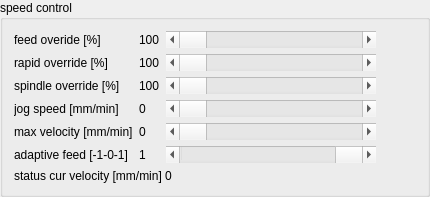
           <widget class="QGroupBox" name="groupBox_3">
            <property name="title">
             <string>speed control</string>
            </property>
            <layout class="QGridLayout" name="gridLayout_18">
             <item row="0" column="0">
              <layout class="QGridLayout" name="gridLayout_7">
               <item row="3" column="0">
                <widget class="QLabel" name="label_spindle_override">
                 <property name="text">
                  <string>spindle override [%]</string>
                 </property>
                </widget>
               </item>
               <item row="6" column="2">
                <widget class="QScrollBar" name="horizontalScrollBar_adaptive_feed">
                 <property name="sizePolicy">
                  <sizepolicy hsizetype="Preferred" vsizetype="Preferred">
                   <horstretch>0</horstretch>
                   <verstretch>0</verstretch>
                  </sizepolicy>
                 </property>
                 <property name="minimumSize">
                  <size>
                   <width>0</width>
                   <height>17</height>
                  </size>
                 </property>
                 <property name="minimum">
                  <number>-100</number>
                 </property>
                 <property name="maximum">
                  <number>100</number>
                 </property>
                 <property name="value">
                  <number>100</number>
                 </property>
                 <property name="orientation">
                  <enum>Qt::Horizontal</enum>
                 </property>
                </widget>
               </item>
               <item row="4" column="2">
                <widget class="QScrollBar" name="horizontalScrollBar_jog_speed">
                 <property name="sizePolicy">
                  <sizepolicy hsizetype="Preferred" vsizetype="Preferred">
                   <horstretch>0</horstretch>
                   <verstretch>0</verstretch>
                  </sizepolicy>
                 </property>
                 <property name="minimumSize">
                  <size>
                   <width>0</width>
                   <height>17</height>
                  </size>
                 </property>
                 <property name="maximum">
                  <number>3200</number>
                 </property>
                 <property name="value">
                  <number>0</number>
                 </property>
                 <property name="orientation">
                  <enum>Qt::Horizontal</enum>
                 </property>
                </widget>
               </item>
               <item row="3" column="1">
                <widget class="QLabel" name="label_spindle_override_value">
                 <property name="text">
                  <string>100</string>
                 </property>
                </widget>
               </item>
               <item row="4" column="0">
                <widget class="QLabel" name="label_jog_speed">
                 <property name="minimumSize">
                  <size>
                   <width>0</width>
                   <height>0</height>
                  </size>
                 </property>
                 <property name="text">
                  <string>jog speed [mm/min]</string>
                 </property>
                </widget>
               </item>
               <item row="2" column="0">
                <widget class="QLabel" name="label_rapid_override">
                 <property name="text">
                  <string>rapid override [%]</string>
                 </property>
                </widget>
               </item>
               <item row="1" column="2">
                <widget class="QScrollBar" name="horizontalScrollBar_feed_override">
                 <property name="sizePolicy">
                  <sizepolicy hsizetype="Preferred" vsizetype="Preferred">
                   <horstretch>0</horstretch>
                   <verstretch>0</verstretch>
                  </sizepolicy>
                 </property>
                 <property name="minimumSize">
                  <size>
                   <width>210</width>
                   <height>17</height>
                  </size>
                 </property>
                 <property name="maximum">
                  <number>120</number>
                 </property>
                 <property name="value">
                  <number>0</number>
                 </property>
                 <property name="orientation">
                  <enum>Qt::Horizontal</enum>
                 </property>
                </widget>
               </item>
               <item row="1" column="0">
                <widget class="QLabel" name="label_feed_override">
                 <property name="text">
                  <string>feed overide [%]</string>
                 </property>
                </widget>
               </item>
               <item row="1" column="1">
                <widget class="QLabel" name="label_feed_override_value">
                 <property name="text">
                  <string>100</string>
                 </property>
                </widget>
               </item>
               <item row="4" column="1">
                <widget class="QLabel" name="label_jog_speed_value">
                 <property name="text">
                  <string>0</string>
                 </property>
                </widget>
               </item>
               <item row="5" column="0">
                <widget class="QLabel" name="label_max_velocity">
                 <property name="minimumSize">
                  <size>
                   <width>0</width>
                   <height>0</height>
                  </size>
                 </property>
                 <property name="text">
                  <string>max velocity [mm/min]</string>
                 </property>
                </widget>
               </item>
               <item row="6" column="1">
                <widget class="QLabel" name="label_adaptive_feed_value">
                 <property name="text">
                  <string>1</string>
                 </property>
                </widget>
               </item>
               <item row="3" column="2">
                <widget class="QScrollBar" name="horizontalScrollBar_spindle_override">
                 <property name="sizePolicy">
                  <sizepolicy hsizetype="Preferred" vsizetype="Preferred">
                   <horstretch>0</horstretch>
                   <verstretch>0</verstretch>
                  </sizepolicy>
                 </property>
                 <property name="minimumSize">
                  <size>
                   <width>0</width>
                   <height>17</height>
                  </size>
                 </property>
                 <property name="maximum">
                  <number>120</number>
                 </property>
                 <property name="value">
                  <number>0</number>
                 </property>
                 <property name="orientation">
                  <enum>Qt::Horizontal</enum>
                 </property>
                </widget>
               </item>
               <item row="5" column="2">
                <widget class="QScrollBar" name="horizontalScrollBar_max_velocity">
                 <property name="sizePolicy">
                  <sizepolicy hsizetype="Preferred" vsizetype="Preferred">
                   <horstretch>0</horstretch>
                   <verstretch>0</verstretch>
                  </sizepolicy>
                 </property>
                 <property name="minimumSize">
                  <size>
                   <width>0</width>
                   <height>17</height>
                  </size>
                 </property>
                 <property name="maximum">
                  <number>3000</number>
                 </property>
                 <property name="value">
                  <number>0</number>
                 </property>
                 <property name="orientation">
                  <enum>Qt::Horizontal</enum>
                 </property>
                </widget>
               </item>
               <item row="2" column="1">
                <widget class="QLabel" name="label_rapid_override_value">
                 <property name="minimumSize">
                  <size>
                   <width>0</width>
                   <height>0</height>
                  </size>
                 </property>
                 <property name="text">
                  <string>100</string>
                 </property>
                </widget>
               </item>
               <item row="7" column="0" colspan="3">
                <widget class="QLabel" name="label_status_current_velocity">
                 <property name="text">
                  <string>status cur velocity [mm/min] 0</string>
                 </property>
                </widget>
               </item>
               <item row="2" column="2">
                <widget class="QScrollBar" name="horizontalScrollBar_rapid_override">
                 <property name="sizePolicy">
                  <sizepolicy hsizetype="Preferred" vsizetype="Preferred">
                   <horstretch>0</horstretch>
                   <verstretch>0</verstretch>
                  </sizepolicy>
                 </property>
                 <property name="minimumSize">
                  <size>
                   <width>0</width>
                   <height>17</height>
                  </size>
                 </property>
                 <property name="maximum">
                  <number>120</number>
                 </property>
                 <property name="value">
                  <number>0</number>
                 </property>
                 <property name="tracking">
                  <bool>true</bool>
                 </property>
                 <property name="orientation">
                  <enum>Qt::Horizontal</enum>
                 </property>
                 <property name="invertedAppearance">
                  <bool>false</bool>
                 </property>
                </widget>
               </item>
               <item row="5" column="1">
                <widget class="QLabel" name="label_max_velocity_value">
                 <property name="text">
                  <string>0</string>
                 </property>
                </widget>
               </item>
               <item row="6" column="0">
                <widget class="QLabel" name="label_adaptive_feed">
                 <property name="text">
                  <string>adaptive feed [-1-0-1]</string>
                 </property>
                </widget>
               </item>
              </layout>
             </item>
             <item row="0" column="1">
              <spacer name="horizontalSpacer_2">
               <property name="orientation">
                <enum>Qt::Horizontal</enum>
               </property>
               <property name="sizeHint" stdset="0">
                <size>
                 <width>40</width>
                 <height>20</height>
                </size>
               </property>
              </spacer>
             </item>
            </layout>
           </widget>
